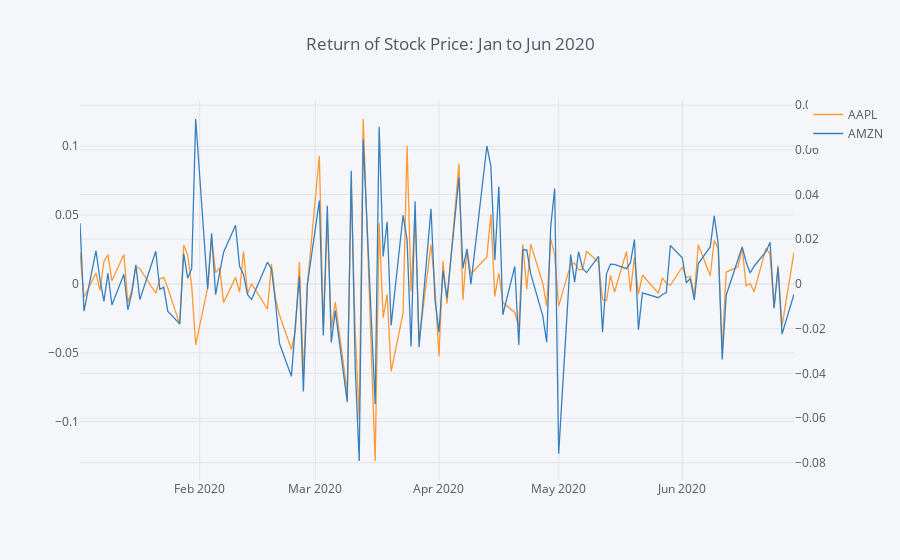

The cell this chart's notebook holds for it:
### Code cell
r_6m[['AAPL','AMZN']].iplot(kind='line', title='Return of Stock Price: Jan to Jun 2020',secondary_y='AMZN')
